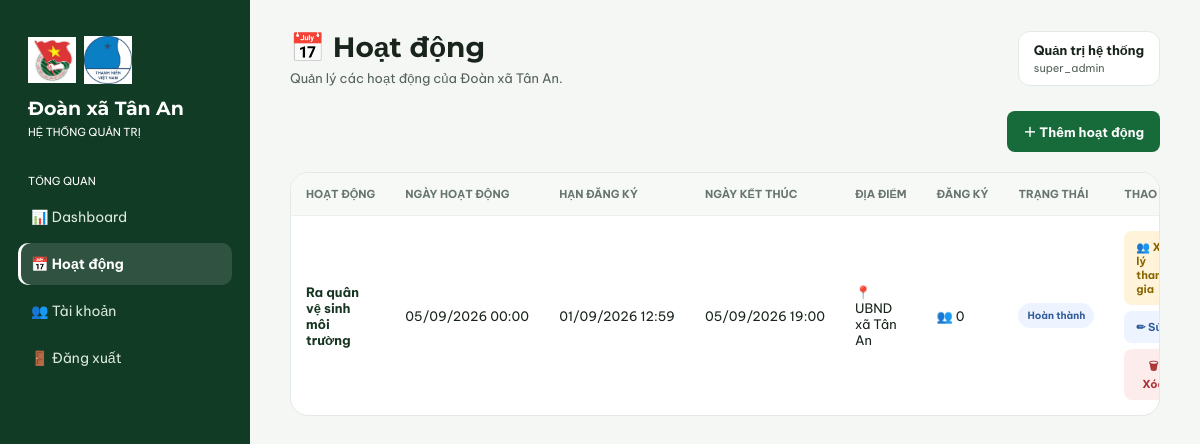
Page /admin/activities.php (signed in) on the committed database.
### tables this page shows
CREATE TABLE `activities` (
  `id` int(11) NOT NULL,
  `name` varchar(255) NOT NULL,
  `description` text DEFAULT NULL,
  `image` varchar(255) DEFAULT NULL,
  `activity_date` date NOT NULL,
  `registration_deadline` datetime DEFAULT NULL,
  `end_date` datetime DEFAULT NULL,
  `start_time` time DEFAULT NULL,
  `end_time` time DEFAULT NULL,
  `location` varchar(255) DEFAULT NULL,
  `maps_url` text DEFAULT NULL,
  `max_participants` int(11) DEFAULT 0,
  `status` enum('open','closed','completed') DEFAULT 'open',
  `created_at` timestamp NOT NULL DEFAULT current_timestamp(),
  `updated_at` timestamp NOT NULL DEFAULT current_timestamp() ON UPDATE current_timestamp()
);

### admin/activities.php (the view, shortened to what this page needs)
<?php
require_once "../includes/auth.php";
try {
    $pdo->query("
        UPDATE activities
        SET status = 'closed'
        WHERE status = 'open'
        AND registration_deadline IS NOT NULL
        AND registration_deadline < NOW()
    ");
} catch (PDOException $e) {
}
try {
    $pdo->query("
        UPDATE activities
        SET status = 'completed'
        WHERE end_date IS NOT NULL
        AND end_date < NOW()
        AND status <> 'completed'
    ");
} catch (PDOException $e) {
}
$stmt = $pdo->query("
    SELECT
        a.*,
        COUNT(
            CASE
                WHEN r.status = 'registered'
                THEN r.id
            END
        ) AS registered_count
    FROM activities a
    LEFT JOIN registrations r
        ON a.id = r.activity_id
    GROUP BY a.id
    ORDER BY a.activity_date DESC
");
$activities =
    $stmt->fetchAll(
        PDO::FETCH_ASSOC
    );
?>
<!DOCTYPE html>
<html lang="vi">
<head>
    <link
        rel="stylesheet"
        href="../assets/css/style.css"
    >
</head>
<body>
<div class="admin-layout">
    <?php
    require_once
        "includes/admin-sidebar.php";
    ?>
    <main class="admin-main">
        <div class="admin-topbar">
            <div>
                <h1>
                    📅 Hoạt động
                </h1>
                <p>
                    Quản lý các hoạt động của Đoàn xã Tân An.
                </p>
            </div>
            <div class="admin-user">
                <strong>
                    <?= htmlspecialchars(
                        $_SESSION["full_name"]
                        ?? "Quản trị viên"
                    ) ?>
                </strong>
                <span>
                    <?= htmlspecialchars(
                        $_SESSION["role"]
                        ?? ""
                    ) ?>
                </span>
            </div>
        </div>
        <div class="top-actions">
            <a
                href="activity-add.php"
                class="btn btn-primary"
            >
                ＋ Thêm hoạt động
            </a>
        </div>
        <div class="card">
            <div class="table-wrapper">
                <table>
                    <thead>
                        <tr>
                            <th>
                                Hoạt động
                            </th>
                            <th>
                                Ngày hoạt động
                            </th>
                            <th>
                                Hạn đăng ký
                            </th>
                            <th>
                                Ngày kết thúc
                            </th>
                            <th>
                                Địa điểm
                            </th>
                            <th>
                                Đăng ký
                            </th>
                            <th>
                                Trạng thái
                            </th>
                            <th>
                                Thao tác
                            </th>
                        </tr>
                    </thead>
                    <tbody>
                    <?php if (
                        count($activities) === 0
                    ): ?>
                        <tr>
                            <td
                                colspan="8"
                                style="
                                    text-align:center;
                                    padding:50px;
                                "
                            >
                                Chưa có hoạt động nào.
                            </td>
                        </tr>
                    <?php else: ?>
                        <?php foreach (
                            $activities
                            as $activity
                        ): ?>
                            <?php
                            $activity_completed =
                                $activity["status"]
                                === "completed";
                            ?>
                            <tr>
                                <td>
                                    <span class="activity-name">
                                        <?= htmlspecialchars(
                                            $activity["name"]
                                        ) ?>
                                    </span>
                                </td>
                                <td class="date-text">
                                    <?= !empty(
                                        $activity["activity_date"]
                                    )
                                        ? date(
                                            "d/m/Y H:i",
                                            strtotime(
                                                $activity["activity_date"]
                                            )
                                        )
                                        : "-"
                                    ?>
                                </td>
                                <td class="date-text">
                                    <?= !empty(
                                        $activity[
                                            "registration_deadline"
                                        ]
                                    )
                                        ? date(
                                            "d/m/Y H:i",
                                            strtotime(
                                                $activity[
                                                    "registration_deadline"
                                                ]
                                            )
                                        )
                                        : "-"
                                    ?>
                                </td>
                                <td class="date-text">
                                    <?= !empty(
                                        $activity["end_date"]
                                    )
                                        ? date(
                                            "d/m/Y H:i",
                                            strtotime(
                                                $activity["end_date"]
                                            )
                                        )
                                        : "-"
                                    ?>
                                </td>
                                <td>
                                    📍
                                    <?= htmlspecialchars(
                                        $activity["location"]
                                        ?? "-"
                                    ) ?>
                                </td>
                                <td>
                                    👥
                                    <?= (int)
                                        $activity[
                                            "registered_count"
                                        ]
                                    ?>
                                </td>
                                <td>
                                    <?php if (
                                        $activity["status"]
                                        === "open"
                                    ): ?>
                                        <span
                                            class="
                                                badge
                                                badge-open
                                            "
                                        >
                                            Đang mở
                                        </span>
                                    <?php elseif (
                                        $activity["status"]
                                        === "completed"
                                    ): ?>
                                        <span
                                            class="
                                                badge
                                                badge-completed
                                            "
                                        >
                                            Hoàn thành
                                        </span>
                                    <?php endif; ?>
                                </td>
                                <td>
                                    <div class="actions">
                                        <?php if (
                                            $activity_completed
                                        ): ?>
                                            <a
                                                href="registrations.php?activity_id=<?= (int)$activity["id"] ?>"
                                                class="btn btn-process"
                                            >
                                                👥 Xử lý tham gia
                                            </a>
                                        <?php endif; ?>
                                        <a
                                            href="activity-edit.php?id=<?= (int)$activity["id"] ?>"
                                            class="btn btn-edit"
                                        >
                                            ✏ Sửa
                                        </a>
                                        <form
                                            method="POST"
                                            onsubmit="
                                                return confirm(
                                                    'Bạn có chắc muốn xóa hoạt động này?'
                                                );
                                            "
                                        >
                                            <button
                                                type="submit"
                                                class="btn btn-delete"
                                            >
                                                🗑 Xóa
                                            </button>
                                        </form>
                                    </div>
                                </td>
                            </tr>
                        <?php endforeach; ?>
                    <?php endif; ?>
                    </tbody>
                </table>
            </div>
        </div>
    </main>
</div>
</body>
</html>

### assets/css/style.css (style rules this page uses)
* { box-sizing: border-box; margin: 0; padding: 0; }
:root { --blue: #003DA5; --blue-dark: #002F80; --blue-mid: #1456C0; --blue-light: #EAF1FF; --blue-soft: #F4F7FC; --text: #17233D; --muted: #536174; --border: #D8E2F2; --white: #FFFFFF; --shadow: 0 14px 32px rgba(0, 61, 165, 0.09); }
html { scroll-behavior: smooth; }
body { font-family: Arial, Helvetica, sans-serif; background: var(--blue-soft); color: var(--text); min-height: 100vh; }
.admin-layout { min-height: 100vh; display: flex; }
.admin-main { margin-left: 250px; width: calc(100% - 250px); min-height: 100vh; padding: 30px 40px; background: #F5F7F5; }
.admin-topbar { display: flex; justify-content: space-between; align-items: center; margin-bottom: 30px; }
.admin-topbar h1 { font-size: 28px; color: #18241C; }
.admin-topbar p { margin-top: 5px; color: #536157; font-size: 14px; }
.admin-user { background: white; padding: 10px 15px; border-radius: 12px; border: 1px solid #E3E9E4; }
.admin-user strong { display: block; font-size: 14px; }
.admin-user span { display: block; margin-top: 3px; color: #536157; font-size: 12px; }
body { font-family: "Be Vietnam Pro", Arial, sans-serif !important; }
button, input, select, textarea { font: inherit; }
h1, h2, h3 { font-family: Montserrat, "Be Vietnam Pro", Arial, sans-serif !important; }
:root { color-scheme: light; }

### admin/activities.php (style rules this page uses)
* { box-sizing: border-box; }
body { margin: 0; font-family: Arial, Helvetica, sans-serif; background: #f5f7f5; color: #17231b; }
.admin-layout { min-height: 100vh; display: flex; }
.admin-main { margin-left: 250px; width: calc(100% - 250px); padding: 30px 40px; }
.admin-topbar { display: flex; justify-content: space-between; align-items: center; gap: 20px; margin-bottom: 25px; }
.admin-topbar h1 { margin: 0; font-size: 28px; }
.admin-topbar p { margin: 6px 0 0; color: #536157; font-size: 13px; }
.admin-user { padding: 10px 15px; border: 1px solid #e3e9e4; border-radius: 12px; background: white; }
.admin-user strong { display: block; font-size: 13px; }
.admin-user span { display: block; margin-top: 3px; color: #536157; font-size: 11px; }
.top-actions { display: flex; justify-content: flex-end; margin-bottom: 20px; }
.btn { display: inline-block; border: none; padding: 9px 12px; border-radius: 8px; text-decoration: none; cursor: pointer; font-size: 11px; font-weight: 700; }
.btn-primary { padding: 11px 16px; background: #176b3a; color: white; font-size: 13px; }
.btn-edit { background: #eef4ff; color: #315b9a; }
.btn-delete { background: #fdecec; color: #a83232; }
.btn-process { background: #fff4d9; color: #8a6400; }
.card { background: white; border: 1px solid #e3e9e4; border-radius: 18px; overflow: hidden; }
.table-wrapper { overflow-x: auto; }
table { width: 100%; border-collapse: collapse; }
th { padding: 14px 15px; background: #f7f9f7; color: #68756c; text-align: left; font-size: 11px; text-transform: uppercase; white-space: nowrap; }
td { padding: 15px; border-top: 1px solid #edf0ed; font-size: 13px; vertical-align: middle; }
.activity-name { font-weight: 700; color: #183522; }
.date-text { white-space: nowrap; }
.actions { display: flex; flex-wrap: wrap; gap: 6px; }
.actions form { margin: 0; }
.badge { display: inline-block; padding: 6px 9px; border-radius: 999px; font-size: 10px; font-weight: 700; white-space: nowrap; }
.badge-completed { background: #eef4ff; color: #315b9a; }

### rows in the picture
activities: name "Ra quân vệ sinh môi trường", activity_date "05/09/2026 00:00", registration_deadline "01/09/2026 12:59", end_date "05/09/2026 19:00", location "UBND xã Tân An", activity "0", status "Hoàn thành"

### other values in the picture
$_SESSION["full_name"] "Quản trị hệ thống"
$_SESSION["role"] "super_admin"
